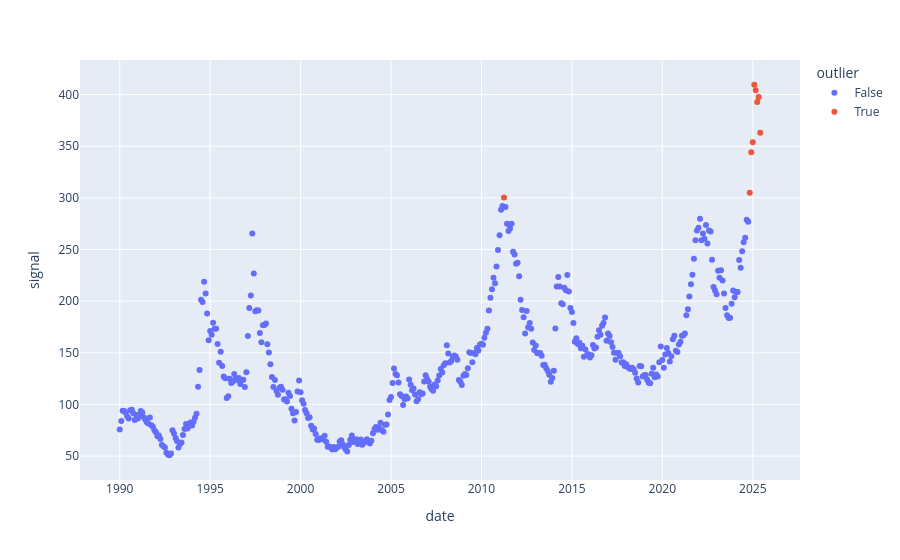

Notebook code cell kept with this figure:
### Code cell
import plotly.express as px


# Create the line plot with markers
fig = px.scatter(df, x="date", y="signal", color="outlier")

# Display the figure
fig.show()

### Figure 1 — Plotly figure (JSON) as saved in the notebook; plotly's stock layout.template omitted (floating-point values rounded to 4 significant figures; data arrays with more than 128 entries replaced by an {"elided": "..."} marker saying what was removed)
{"data": [{"hovertemplate": "outlier=False<br>date=%{x}<br>signal=%{y}<extra></extra>", "legendgroup": "False", "marker": {"color": "#636efa", "symbol": "circle"}, "mode": "markers", "name": "False", "orientation": "v", "showlegend": true, "type": "scatter", "x": {"elided": "417 str values"}, "xaxis": "x", "y": {"elided": "417 float values"}, "yaxis": "y"}, {"hovertemplate": "outlier=True<br>date=%{x}<br>signal=%{y}<extra></extra>", "legendgroup": "True", "marker": {"color": "#EF553B", "symbol": "circle"}, "mode": "markers", "name": "True", "orientation": "v", "showlegend": true, "type": "scatter", "x": ["2011-04-01", "2024-11-01", "2024-12-01", "2025-01-01", "2025-02-01", "2025-03-01", "2025-04-01", "2025-05-01", "2025-06-01"], "xaxis": "x", "y": [300.5, 305.0, 344.1, 353.9, 409.5, 404.2, 392.9, 397.6, 363.2], "yaxis": "y"}], "layout": {"legend": {"title": {"text": "outlier"}, "tracegroupgap": 0}, "margin": {"t": 60}, "xaxis": {"anchor": "y", "domain": [0, 1], "title": {"text": "date"}}, "yaxis": {"anchor": "x", "domain": [0, 1], "title": {"text": "signal"}}}}
